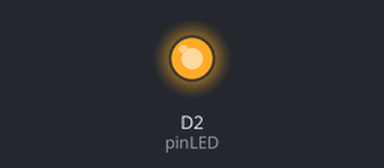
Bench run of a sketch on a simulated ESP8266 (NodeMCU). On the bench: output pins drawn as LEDs (lit = HIGH).

Above: at 0.05 s.
At 0.9 s:
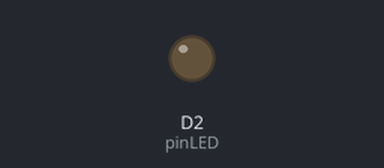
Timing chart, 0 to 3.0 s (numbered marks = the images above):
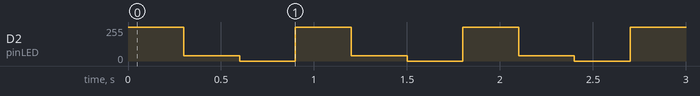

The sketch:

controla_o_led.ino
```cpp
const int pinLED = D2; // Pino onde o LED está conectado

void setup() {
  pinMode(pinLED, OUTPUT); // Configura o pino como saída
  analogWrite(pinLED, 255); // Define o PWM em valor máximo (brilho máximo)
}

void loop() {
  analogWrite(pinLED, 255);
  delay(300);
  analogWrite(pinLED, 40);
  delay(300);
  analogWrite(pinLED, 0);
  delay(300);
}


// bom
```

Measured:
- by itself, D2 (pinLED): repeats every 0.90 s: 0/255 0.30 s, 255/255 0.30 s, 40/255 0.30 s
